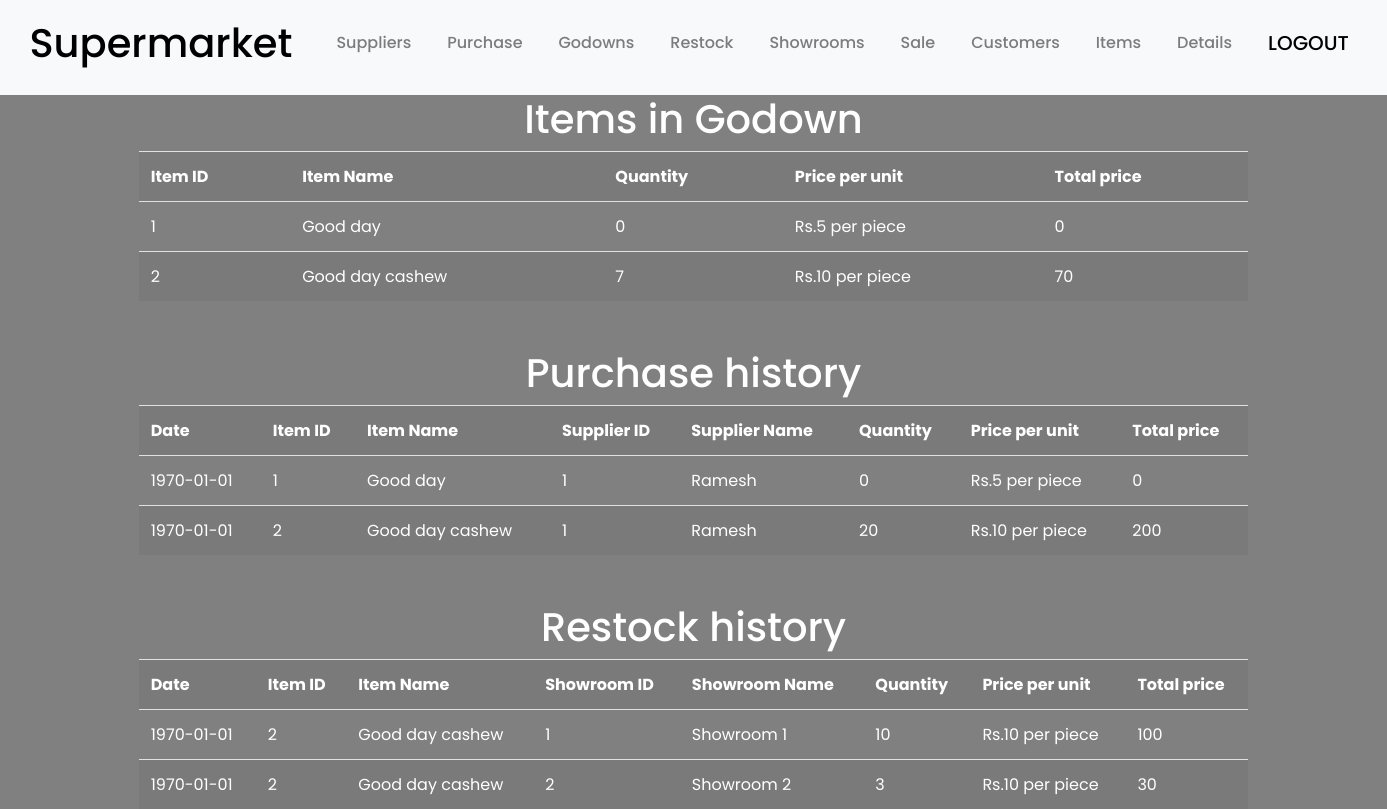
Screenshot of /godown.php?Gid=1 (signed in) with the database file from the repository.
### tables this page shows
CREATE TABLE `godown_item_details` (
  `Godown_ID` smallint(6) NOT NULL,
  `Item_ID` smallint(6) NOT NULL,
  `Quantity` int(5) NOT NULL
);

CREATE TABLE `item` (
  `Item_ID` smallint(6) NOT NULL,
  `Item_Name` varchar(20) NOT NULL,
  `Item_Units` varchar(10) NOT NULL,
  `Item_Unit_Price` float NOT NULL
);

CREATE TABLE `purchase` (
  `Purchase_ID` smallint(6) NOT NULL,
  `Supplier_ID` smallint(6) NOT NULL,
  `Godown_ID` smallint(6) NOT NULL,
  `DOP` date NOT NULL
);

CREATE TABLE `purchase_item_details` (
  `Purchase_ID` smallint(6) NOT NULL,
  `Item_ID` smallint(6) NOT NULL,
  `Quantity` int(11) NOT NULL
);

CREATE TABLE `supplier` (
  `Supplier_ID` smallint(6) NOT NULL,
  `Supplier_Name` varchar(10) NOT NULL,
  `Supplier_Contact` varchar(10) NOT NULL
);

CREATE TABLE `restock` (
  `Restock_ID` smallint(6) NOT NULL,
  `Godown_ID` smallint(6) NOT NULL,
  `Showroom_ID` smallint(6) NOT NULL,
  `DOR` date NOT NULL
);

CREATE TABLE `restock_item_details` (
  `Restock_ID` smallint(6) NOT NULL,
  `Item_ID` smallint(6) NOT NULL,
  `Quantity` int(11) NOT NULL
);

CREATE TABLE `showroom` (
  `Showroom_ID` smallint(6) NOT NULL,
  `Showroom_Name` varchar(20) NOT NULL,
  `Showroom_Location` varchar(20) NOT NULL,
  `Manager_ID` smallint(6) NOT NULL
);

### godown.php (the view, shortened to what this page needs)
<?php
	$Gid = $_GET['Gid'];
?>
<?php include "head.php"; ?>
<!DOCTYPE html>
<html>
<head>
</head>
<body>
<?php
$servername = "localhost";
$username = "root";
$password = "";
$dbname = "supermarket";
$conn = new mysqli($servername, $username, $password, $dbname);
echo "<h1><center>Items in Godown</center></h1>";
$sql = "SELECT * FROM godown_item_details natural join item where Godown_ID = $Gid";
$result = $conn->query($sql);
if ($result->num_rows > 0) {
    echo "<table class = 'table table-hover table-striped'><tr><th>Item ID</th><th>Item Name</th><th>Quantity</th><th>Price per unit</th><th>Total price</th></tr>";
    while($row = $result->fetch_assoc()) {
        echo "<tr><td>" . $row["Item_ID"]. "</td><td>" . $row["Item_Name"]. "</td><td>" . $row["Quantity"] . "</td><td>Rs." . $row["Item_Unit_Price"] . " per " . $row["Item_Units"] ."</td><td>" . $row["Item_Unit_Price"] * $row["Quantity"]. "</td></tr>";
    }
    echo "</table>";
} else {
    echo "0 results";
}
echo "<br><br><h1><center>Purchase history</center></h1>";
$sql = "SELECT * FROM purchase natural join purchase_item_details natural join godown natural join item natural join supplier where Godown_ID = $Gid order by DOP";
$result = $conn->query($sql);
if ($result->num_rows > 0) {
    echo "<table class = 'table table-hover table-striped'><tr><th>Date</th><th>Item ID</th><th>Item Name</th><th>Supplier ID</th><th>Supplier Name</th><th>Quantity</th><th>Price per unit</th><th>Total price</th></tr>";
    while($row = $result->fetch_assoc()) {
        echo "<tr><td>" . $row["DOP"]. "</td><td>" . $row["Item_ID"]. "</td><td>" . $row["Item_Name"]. "</td><td>" . $row["Supplier_ID"]. "</td><td>" . $row["Supplier_Name"]. "</td><td>" . $row["Quantity"] . "</td><td>Rs." . $row["Item_Unit_Price"] . " per " . $row["Item_Units"] ."</td><td>" . $row["Item_Unit_Price"] * $row["Quantity"]. "</td></tr>";
    }
    echo "</table>";
} else {
    echo "0 results";
}
echo "<br><br><h1><center>Restock history</center></h1>";
$sql = "SELECT * FROM restock natural join restock_item_details natural join item natural join showroom where Godown_ID = $Gid order by DOR";
$result = $conn->query($sql);
if ($result->num_rows > 0) {
    echo "<table class = 'table table-hover table-striped'><tr><th>Date</th><th>Item ID</th><th>Item Name</th><th>Showroom ID</th><th>Showroom Name</th><th>Quantity</th><th>Price per unit</th><th>Total price</th></tr>";
    while($row = $result->fetch_assoc()) {
        echo "<tr><td>" . $row["DOR"]. "</td><td>" . $row["Item_ID"]. "</td><td>" . $row["Item_Name"]. "</td><td>" . $row["Showroom_ID"]. "</td><td>" . $row["Showroom_Name"]. "</td><td>" . $row["Quantity"] . "</td><td>Rs." . $row["Item_Unit_Price"] . " per " . $row["Item_Units"] ."</td><td>" . $row["Item_Unit_Price"] * $row["Quantity"]. "</td></tr>";
    }
    echo "</table>";
} else {
    echo "0 results";
}
?>

### style.css (style rules this page uses)
html, body { height: 100%; width: 100%; font-size:16px; font-family: 'Poppins', sans-serif; background-color:gray; color: white; }
.table { width: 80%; margin: 0 auto; }

### rows the page displays
godown_item_details: Item_ID "1", Item_ID.Item_Name "Good day", Quantity "0", Item_ID.Item_Unit_Price "5", Item_ID.Item_Units "piece", $row['Item_Unit_Price']*$row['Quantity'] "0"
godown_item_details: Item_ID "2", Item_ID.Item_Name "Good day cashew", Quantity "7", Item_ID.Item_Unit_Price "10", Item_ID.Item_Units "piece", $row["Item_Unit_Price"] * $row["Quantity"] "70"
purchase: DOP "1970-01-01", purchase_item_details.Item_ID "1", item.Item_Name "Good day", Supplier_ID "1", Supplier_ID.Supplier_Name "Ramesh", purchase_item_details.Quantity "0", item.Item_Unit_Price "5", item.Item_Units "piece", purchase_item_details.Item_ID "2", item.Item_Name "Good day cashew", purchase_item_details.Quantity "20", item.Item_Unit_Price "10", item.Item_Unit_Price "200"
restock: DOR "1970-01-01", restock_item_details.Item_ID "2", item.Item_Name "Good day cashew", Showroom_ID "1", Showroom_ID.Showroom_Name "Showroom 1", restock_item_details.Quantity "10", item.Item_Unit_Price "10", item.Item_Units "piece", item.Item_Unit_Price "100"
restock: DOR "1970-01-01", restock_item_details.Item_ID "2", item.Item_Name "Good day cashew", Showroom_ID "2", Showroom_ID.Showroom_Name "Showroom 2", restock_item_details.Quantity "3", item.Item_Unit_Price "10", item.Item_Units "piece", item.Item_Unit_Price "30"
